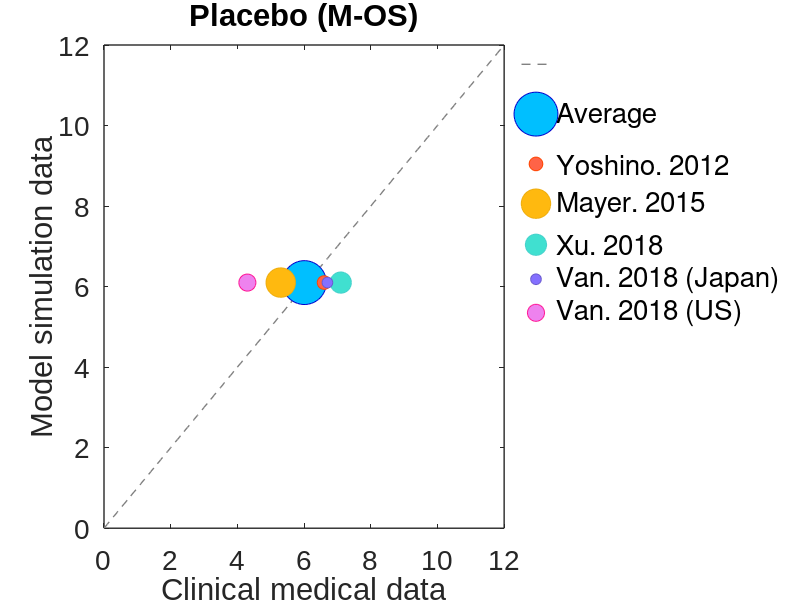

The MATLAB source for this figure:
function pic_scatter_Placebo_OS()

x=0:0.1:12; 
y=x;
plot(x,y,'--','color','#808080','LineWidth',1)
hold on

x=[57 258 135 35 88]./573;

A1=6.01;
B1=6.1;
scatter(A1,B1,'filled','MarkerEdgeColor',[0 0 205]./255,'MarkerFaceColor',[0 191 255]./255,'SizeData',1000);
hold on
A2=6.6;
B2=6.1;
scatter(A2,B2,'filled','MarkerEdgeColor',[255 69 0]./255,'MarkerFaceColor',[255 99 71]./255,'SizeData',1000*x(1));
hold on
A3=5.3;
B3=6.1;
scatter(A3,B3,'filled','MarkerEdgeColor',[238 173 14]./255,'MarkerFaceColor',[255 185 15]./255,'SizeData',1000*x(2));
hold on
A4=7.1;
B4=6.1;
scatter(A4,B4,'filled','MarkerEdgeColor',[72 209 204]./255,'MarkerFaceColor',[64 224 208]./255,'SizeData',1000*x(3));
hold on
A5=6.7;
B5=6.1;
scatter(A5,B5,'filled','MarkerEdgeColor',[106 90 205]./255,'MarkerFaceColor',[132 112 255]./255,'SizeData',1000*x(4));
hold on
A6=4.3;
B6=6.1;
scatter(A6,B6,'filled','MarkerEdgeColor',[255 20 147]./255,'MarkerFaceColor',[238 130 238]./255,'SizeData',1000*x(5));

%% Output image setting
set(gca,'XLim',[0 12]);
set(gca,'YLim',[0 12]);
set(gca,'Linewidth',1);
set(gca,'FontSize',20);
set(gca,'FontName','Arial');
xlabel('Clinical medical data');
ylabel('Model simulation data');
title('Placebo (M-OS)');
legend('','Average','Yoshino. 2012','Mayer. 2015','Xu. 2018','Van. 2018 (Japan)','Van. 2018 (US)','Location','bestoutside','FontSize',20);
legend('boxoff');
set(gcf,'unit','centimeters','position',[2 20 24 14])
print('Scatter_Placebo_OS','-dpng','-r600')

end